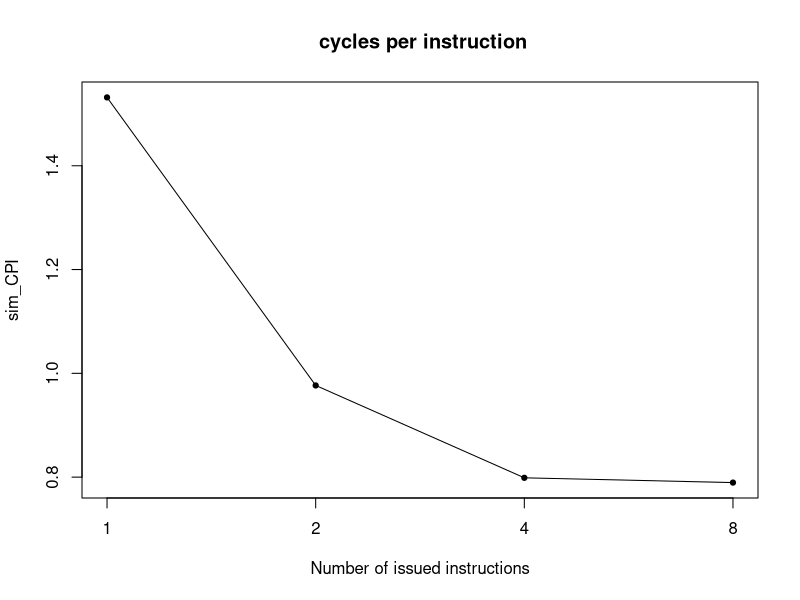
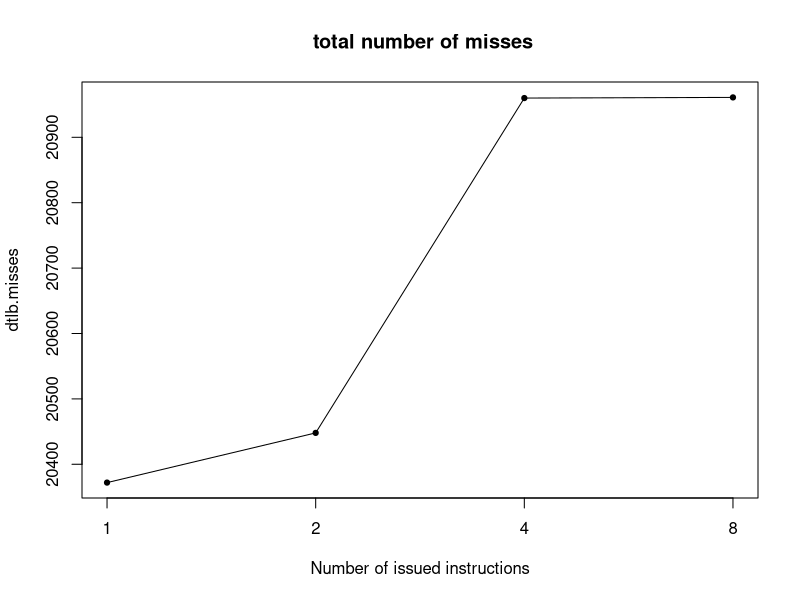
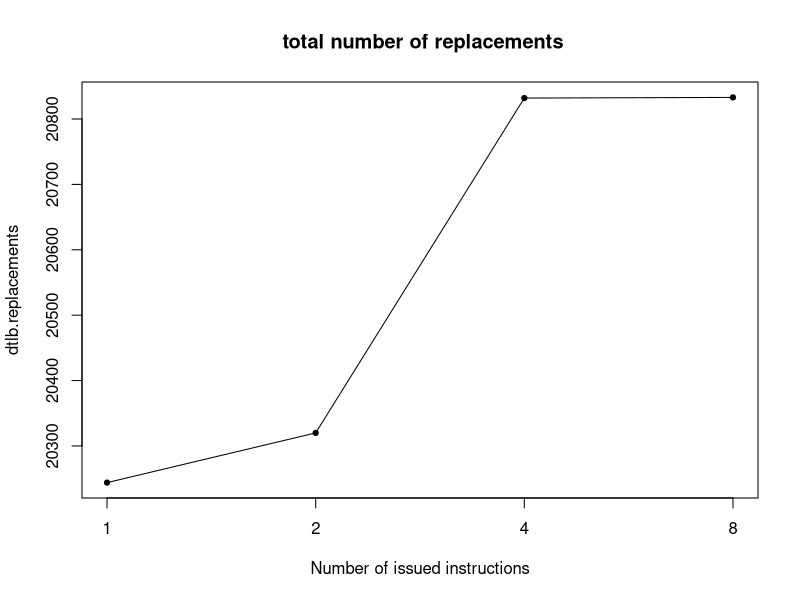
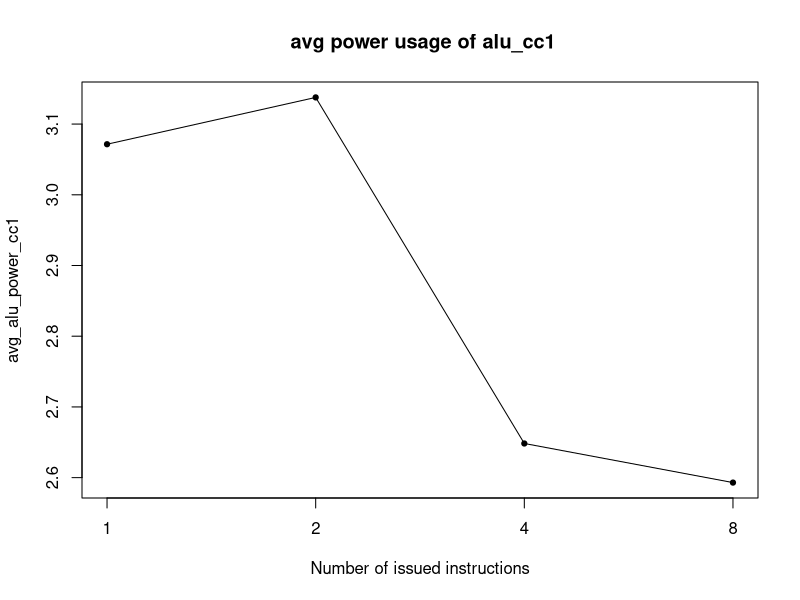
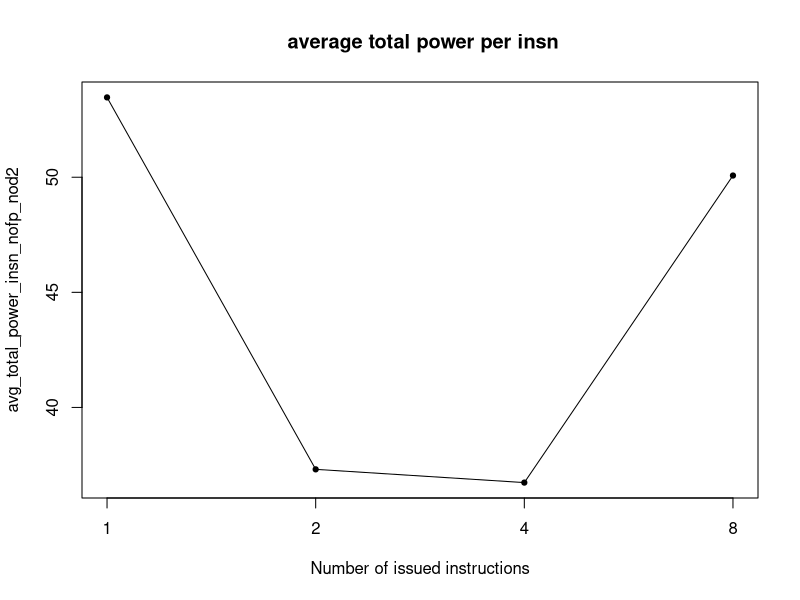
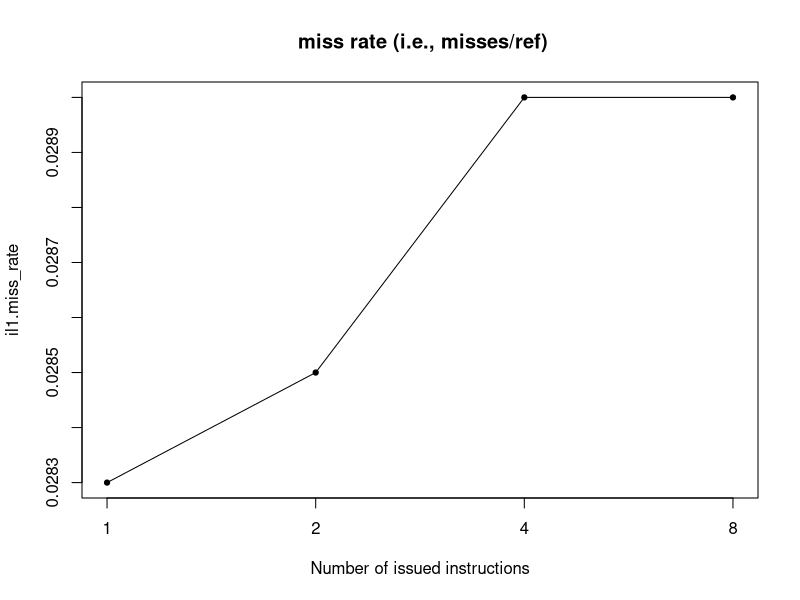
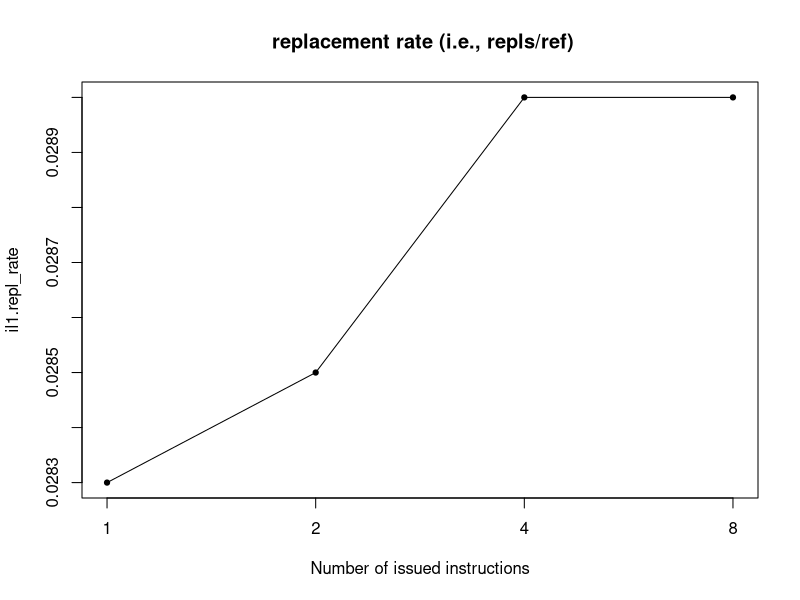
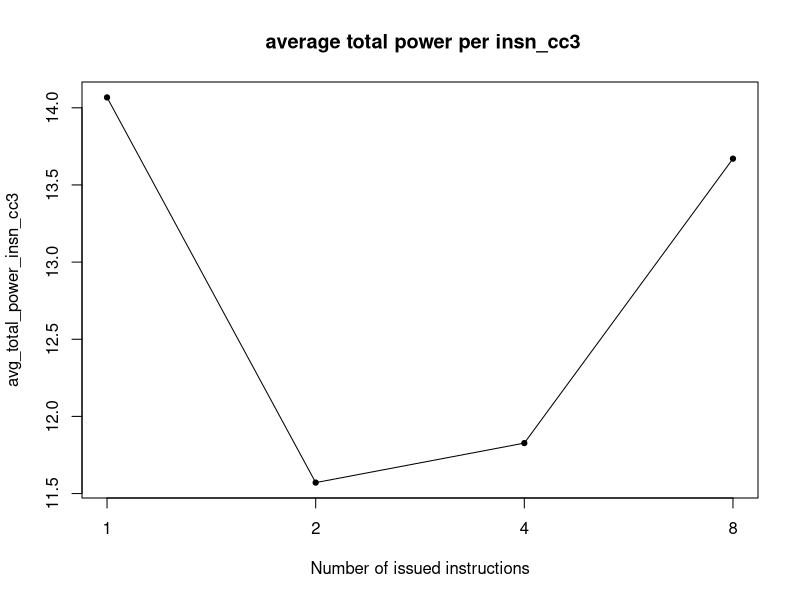

Reproduce these figures in R, in order.
start <- 219
top <- 10
xlab <- "Number of issued instructions"

data <- readLines("Results/results_I1.txt") 
data <- data[start:length(data) - 1]
n <- length(data)
empty <- rep(0, n)
results <- data.frame(metric = empty, C1 = empty)
for(i in 1:n){
  result <- strsplit(strsplit(data[i], "#")[[1]][1], "\\s+")[[1]]
  results[i,1] <- result[1]
  results[i,2] <- as.numeric(result[2])
}
data <- readLines("Results/results_I2.txt") 
data <- data[start:length(data) - 1]
results$C2 <- empty
for(i in 1:n){
  result <- strsplit(strsplit(data[i], "#")[[1]][1], "\\s+")[[1]]
  results[i,3] <- as.numeric(result[2])
}
data <- readLines("Results/results_I4.txt") 
data <- data[start:length(data) - 1]
results$C4 <- empty
for(i in 1:n){
  result <- strsplit(strsplit(data[i], "#")[[1]][1], "\\s+")[[1]]
  results[i,4] <- as.numeric(result[2])
}
data <- readLines("Results/results_I8.txt") 
data <- data[start:length(data) - 1]
results$C8 <- empty
results$desc <- empty
for(i in 1:n){
  result <- strsplit(strsplit(data[i], "#")[[1]][1], "\\s+")[[1]]
  results[i,5] <- as.numeric(result[2])
  results[i,6] <- strsplit(data[i], "#")[[1]][2]
}

plot(1:4,results[15,2:5],type='l',axes=F,ylab=results[15,1]
     ,main=results[15,6]
     ,xlab=xlab)
points(1:4,results[15,2:5],cex=0.7,pch=21,bg=1)
box()
axis(1,at=1:4,labels=c(1,2,4,8))
axis(2)

results$min <- apply(results[,2:5],1,min)
results$max <- apply(results[,2:5],1,max)
results$range <- results$max - results$min
results$sd <- apply(results[,2:5],1,sd)
results$index <- results$sd / results$range

results <- results[with(results,order(-index)),]
write.csv(results,'Results/metrics_I.csv',row.names = F)
results <- results[1:top,1:6]

for(i in 1:top){
  plot(1:4,results[i,2:5],type='l',axes=F,ylab=results[i,1]
       ,main=results[i,6]
       ,xlab=xlab)
  box()
  axis(1,at=1:4,labels=c(1,2,4,8))
  axis(2)
  points(1:4,results[i,2:5],cex=0.7,pch=21,bg=1)
}